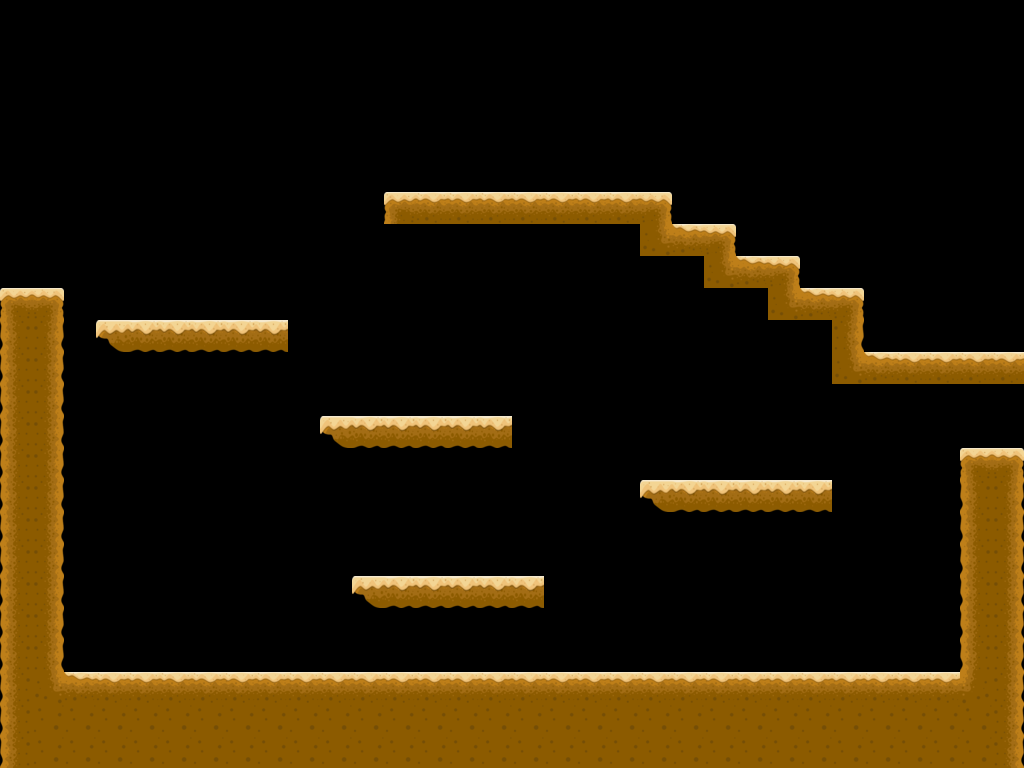

This game map was drawn from its Tiled (.tmx) file and the tilesets committed beside it. A one-line description and the full map source follow:
An orthogonal 32x24 tile map with 32x32 px tiles, 1 tile layer (Background) and 3 objects.

<map version="1.9" tiledversion="1.9.2" orientation="orthogonal" renderorder="right-down" width="32" height="24" tilewidth="32" tileheight="32" infinite="0" nextlayerid="3" nextobjectid="17">
 <tileset firstgid="1" source="desertTiles.tsx" />
 <layer id="1" name="Background" width="32" height="24">
  <data encoding="csv">
0,0,0,0,0,0,0,0,0,0,0,0,0,0,0,0,0,0,0,0,0,0,0,0,0,0,0,0,0,0,0,0,
0,0,0,0,0,0,0,0,0,0,0,0,0,0,0,0,0,0,0,0,0,0,0,0,0,0,0,0,0,0,0,0,
0,0,0,0,0,0,0,0,0,0,0,0,0,0,0,0,0,0,0,0,0,0,0,0,0,0,0,0,0,0,0,0,
0,0,0,0,0,0,0,0,0,0,0,0,0,0,0,0,0,0,0,0,0,0,0,0,0,0,0,0,0,0,0,0,
0,0,0,0,0,0,0,0,0,0,0,0,0,0,0,0,0,0,0,0,0,0,0,0,0,0,0,0,0,0,0,0,
0,0,0,0,0,0,0,0,0,0,0,0,0,0,0,0,0,0,0,0,0,0,0,0,0,0,0,0,0,0,0,0,
0,0,0,0,0,0,0,0,0,0,0,0,1,2,2,2,2,2,2,2,3,0,0,0,0,0,0,0,0,0,0,0,
0,0,0,0,0,0,0,0,0,0,0,0,0,0,0,0,0,0,0,0,10,11,3,0,0,0,0,0,0,0,0,0,
0,0,0,0,0,0,0,0,0,0,0,0,0,0,0,0,0,0,0,0,0,0,10,11,3,0,0,0,0,0,0,0,
1,3,0,0,0,0,0,0,0,0,0,0,0,0,0,0,0,0,0,0,0,0,0,0,10,11,3,0,0,0,0,0,
4,6,0,14,15,15,15,15,15,16,0,0,0,0,0,0,0,0,0,0,0,0,0,0,0,0,6,0,0,0,0,0,
4,6,0,0,0,0,0,0,0,0,0,0,0,0,0,0,0,0,0,0,0,0,0,0,0,0,10,11,2,2,2,2,
4,6,0,0,0,0,0,0,0,0,0,0,0,0,0,0,0,0,0,0,0,0,0,0,0,0,0,0,0,0,0,0,
4,6,0,0,0,0,0,0,0,0,14,15,15,15,15,15,16,0,0,0,0,0,0,0,0,0,0,0,0,0,0,0,
4,6,0,0,0,0,0,0,0,0,0,0,0,0,0,0,0,0,0,0,0,0,0,0,0,0,0,0,0,0,1,3,
4,6,0,0,0,0,0,0,0,0,0,0,0,0,0,0,0,0,0,0,14,15,15,15,15,15,16,0,0,0,4,6,
4,6,0,0,0,0,0,0,0,0,0,0,0,0,0,0,0,0,0,0,0,0,0,0,0,0,0,0,0,0,4,6,
4,6,0,0,0,0,0,0,0,0,0,0,0,0,0,0,0,0,0,0,0,0,0,0,0,0,0,0,0,0,4,6,
4,6,0,0,0,0,0,0,0,0,0,14,15,15,15,15,15,16,0,0,0,0,0,0,0,0,0,0,0,0,4,6,
4,6,0,0,0,0,0,0,0,0,0,0,0,0,0,0,0,0,0,0,0,0,0,0,0,0,0,0,0,0,4,6,
4,6,0,0,0,0,0,0,0,0,0,0,0,0,0,0,0,0,0,0,0,0,0,0,0,0,0,0,0,0,4,6,
4,10,11,2,2,2,2,2,2,2,2,2,2,2,2,2,2,2,2,2,2,2,2,2,2,2,2,2,2,2,8,6,
4,5,5,5,5,5,5,5,5,5,5,5,5,5,5,5,5,5,5,5,5,5,5,5,5,5,5,5,5,5,5,6,
4,5,5,5,5,5,5,5,5,5,5,5,5,5,5,5,5,5,5,5,5,5,5,5,5,5,5,5,5,5,5,6
</data>
 </layer>
 <objectgroup id="2" name="Object">
  <object id="12" x="64" y="672" width="960" height="96" />
  <object id="15" x="960" y="448" width="64" height="224" />
  <object id="16" x="1168" y="153.333" />
 </objectgroup>
</map>